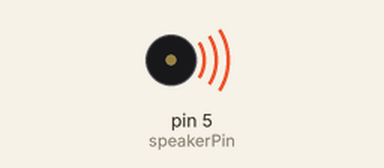
Simulated run of this sketch. Board: Arduino Uno, built with avr-gcc and run on an emulated ATmega328P. Parts: buzzer (waves = sounding).

Above: at 0.1 s.
Timing chart, 0 to 5.8 s (numbered marks = the images above):
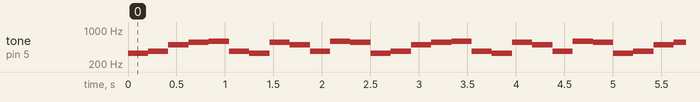

The sketch:

TonePianoPhase.ino
```cpp
/*
  Simple Tone player

  Generates a series of tones from MIDI note values.
   The melody is Steve Reich's "Piano phase"

  Circuit:
  - 8 ohm speaker on digital pin 8

  created 13 Feb 2017
  modified 22 Dec 2018
  by Tom Igoe
*/
#define NOTE_A4 69         // MIDI note value for middle A
#define FREQ_A4 440        // frequency for middle A

const int speakerPin = 5;  // the pin number for the speaker

// the melody sequence:
int melody[] = {64, 66, 71, 73, 74, 66, 64, 73, 71, 66, 74, 73};
// which note of the melody to play:
int noteCounter = 0;

int bpm = 72;  // beats per minute
// duration of a beat in ms
float beatDuration = 60.0 / bpm * 1000;

void setup() {
  // make the speaker pin an output:
  pinMode(speakerPin, OUTPUT);
}

void loop() {
  // current note is an element of the array:
  int currentNote = melody[noteCounter];
  // play a note from the melody:
  // convert MIDI note number to frequency:
  float frequency =  FREQ_A4 * pow(2, ((currentNote - NOTE_A4) / 12.0));

  // all the notes in this are sixteenth notes,
  // which is 1/4 of a beat, so:
  int noteDuration = beatDuration / 4;
  // turn the note on:
  tone(speakerPin, frequency);
  // keep it on for the appropriate duration:
  delay(noteDuration);
  // turn the note off:
  noTone(speakerPin);

  // increment the note number for next time through the loop:
  noteCounter++;
  // keep the note in the range from 0 - 11 using modulo:
  noteCounter = noteCounter % 12;
}
```

Measured:
- by itself, tone on pin 5 (speakerPin): repeats every 2.5 s: 369 Hz 0.21 s, 493 Hz 0.21 s, 554 Hz 0.21 s, 587 Hz 0.21 s, 369 Hz 0.21 s, 329 Hz 0.21 s, 554 Hz 0.21 s, 493 Hz 0.21 s, 369 Hz 0.21 s, 587 Hz 0.21 s, 554 Hz 0.21 s, 329 Hz 0.21 s
